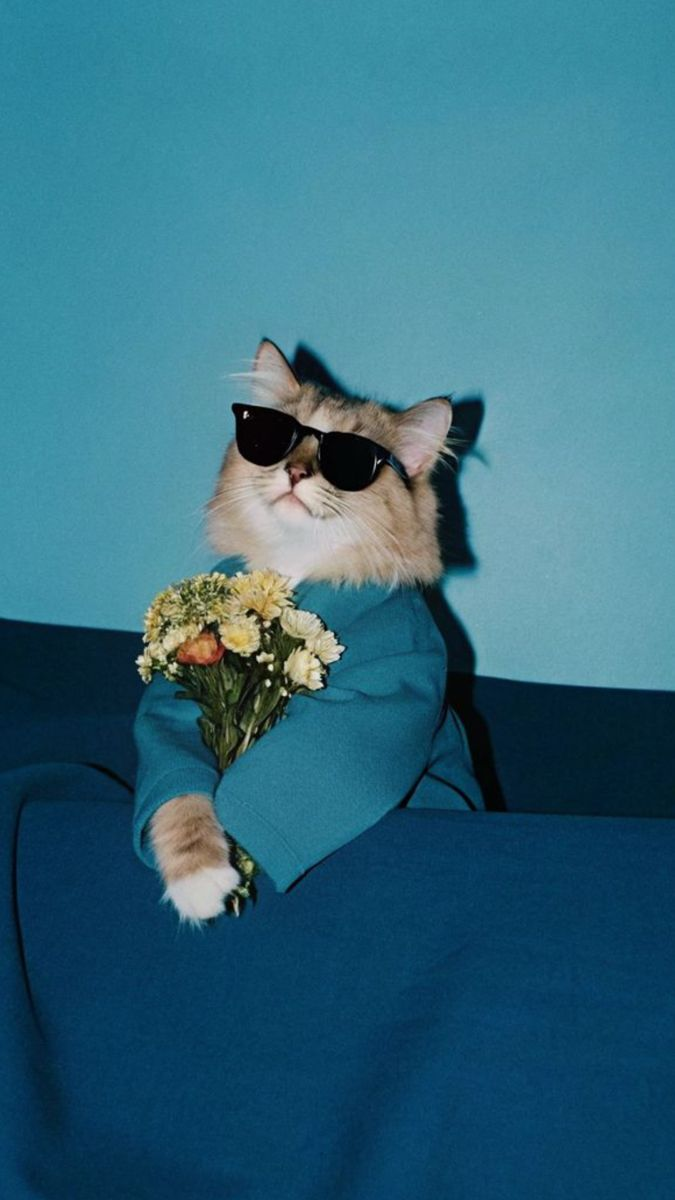
#> input picture cat flower.jpeg, 675 x 1200 px
$ jupyter execute Untitled.ipynb   (older library calls are emulated)
#> lines starting #> are read from the running program, lines starting #| are printed output that depends on the picture
## EXP NO:05
## Record-Implementation of Filters
**Name:** ROHITH J **Reg No:**:212224230232 **Slot**:T1-H15

[cell 1]
import cv2
import numpy as np
import matplotlib.pyplot as plt

[cell 2]
image= cv2.imread("cat flower.jpeg")
#> image is the input picture: shape (1200, 675, 3); mean B, G, R 126.2, 106.1, 50.2
plt.imshow(image[:,:,::-1])
plt.show()

## 1.Smoothing Filters
### i) Average Filter

[cell 3]
import cv2
import matplotlib.pyplot as plt
import numpy as np
image1=cv2.imread("cat flower.jpeg")
image2=cv2.cvtColor(image1,cv2.COLOR_BGR2RGB)
kernel=np.ones((11,11),np.float32)/169
image3=cv2.filter2D(image2,-1,kernel)
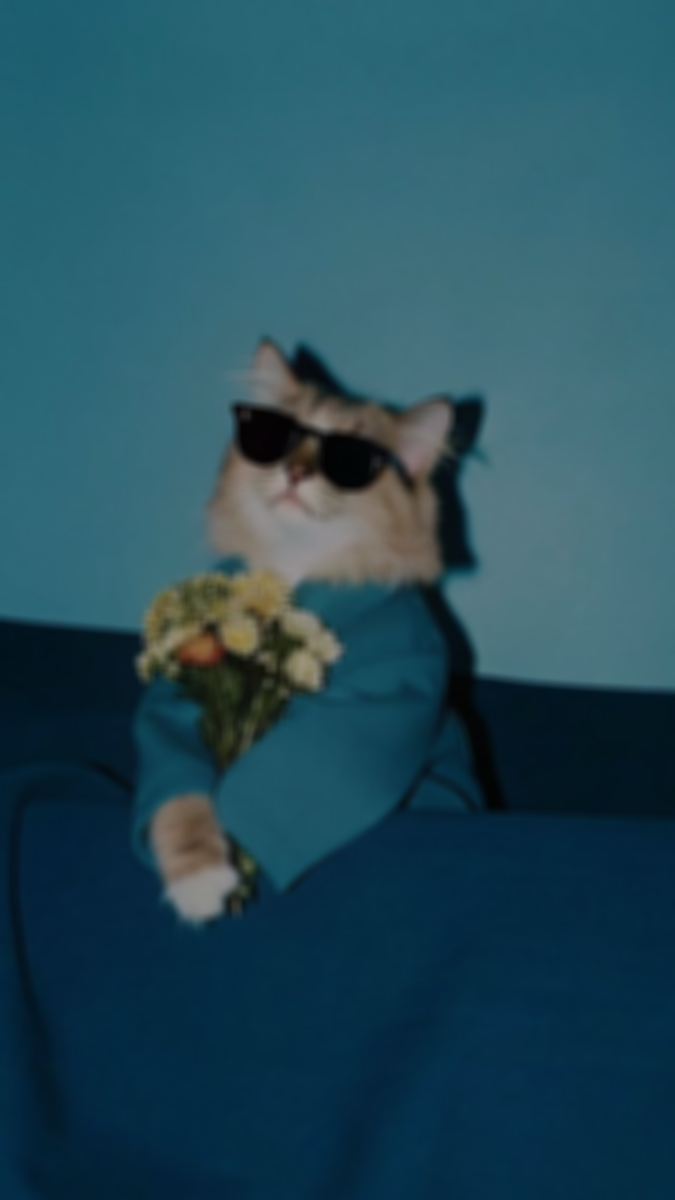
#> image3: shape (1200, 675, 3); mean R, G, B 35.9, 76, 90.3
plt.figure(figsize=(9,9))
plt.subplot(1,2,1)
plt.imshow(image2)
plt.title("Original Image")
plt.axis("off")
plt.subplot(1,2,2)
plt.imshow(image3)
plt.title("Average Filter Image")
plt.axis("off")
plt.show()
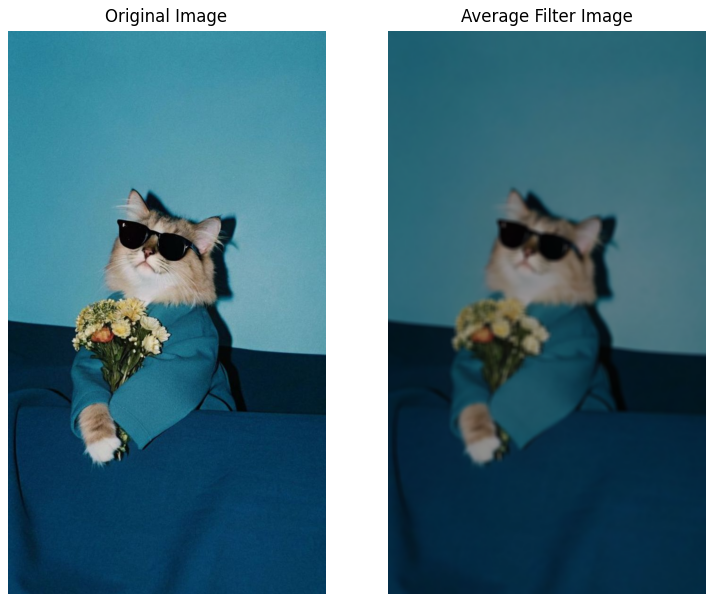
#> figure drawn by matplotlib, 2 panels

### ii)Using Weighted Averaging Filter

[cell 4]
kernel1=np.array([[1,2,1],[2,4,2],[1,2,1]])/16
image2=cv2.cvtColor(image1,cv2.COLOR_BGR2RGB)
image3=cv2.filter2D(image2,-1,kernel1)
plt.subplot(1,2,1)
plt.imshow(image2)
plt.title("Original Image")
plt.axis("off")
plt.subplot(1,2,2)
plt.imshow(image3)
plt.title("Weighted Average Filter Image")
plt.axis("off")
plt.show()
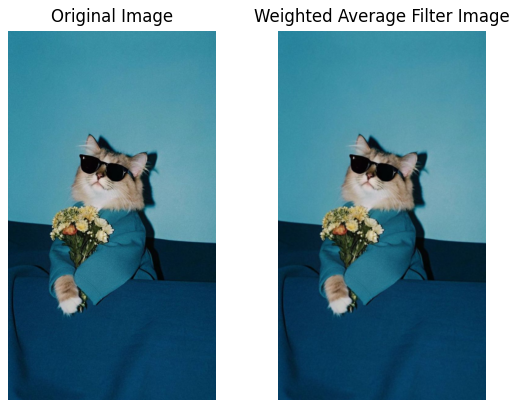
#> figure drawn by matplotlib, 2 panels

### iii)Using Gaussian Filter

[cell 5]
gaussian_blur=cv2.GaussianBlur(image2,(33,33),0,0)
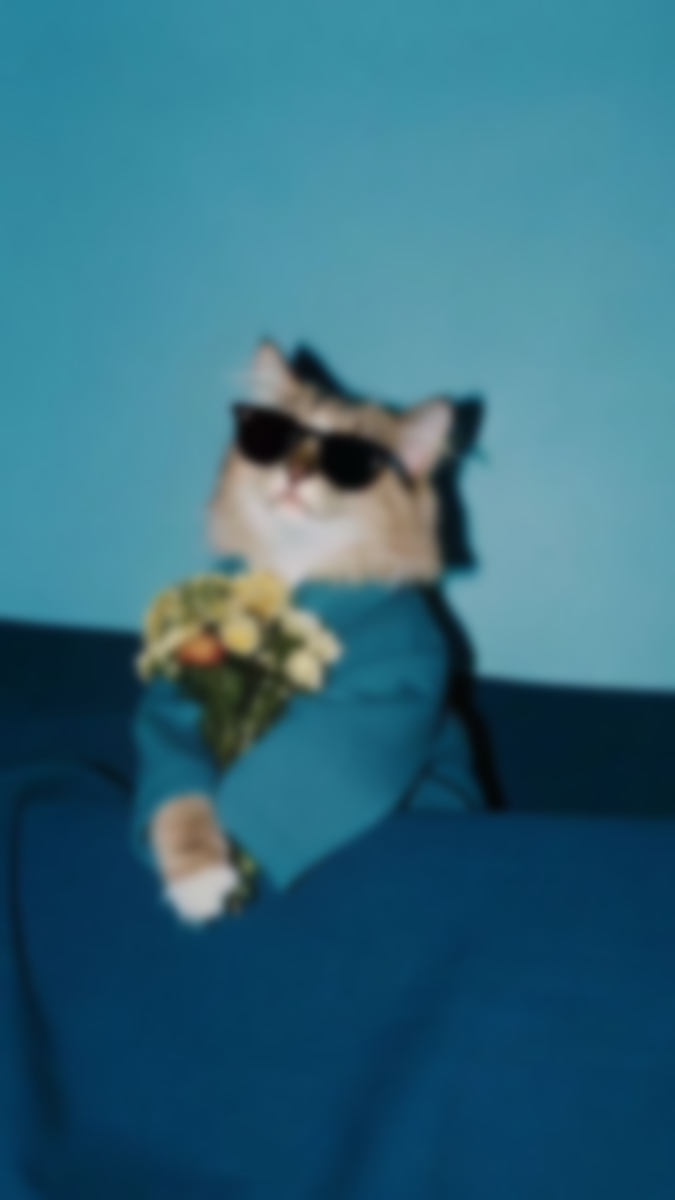
#> gaussian_blur: shape (1200, 675, 3); mean R, G, B 50.2, 106.1, 126.2
plt.subplot(1,2,1)
plt.imshow(image2)
plt.title("Original Image")
plt.axis("off")
plt.subplot(1,2,2)
plt.imshow(gaussian_blur)
plt.title("Gaussian Blur")
plt.axis("off")
plt.show()

### iv) Using Median Filter

[cell 6]
median=cv2.medianBlur(image2,13)
plt.figure(figsize=(9,9))
plt.subplot(1,2,1)
plt.imshow(image2)
plt.title("Original Image")
plt.axis("off")
plt.subplot(1,2,2)
plt.imshow(median)
plt.title("Median Blur")
plt.axis("off")
plt.show()

## 2. Sharpening Filters
## i) Using Laplacian Kernal

[cell 7]
kernel2=np.array([[-1,-1,-1],[2,-2,1],[2,1,-1]])
image3=cv2.filter2D(image2,-1,kernel2)
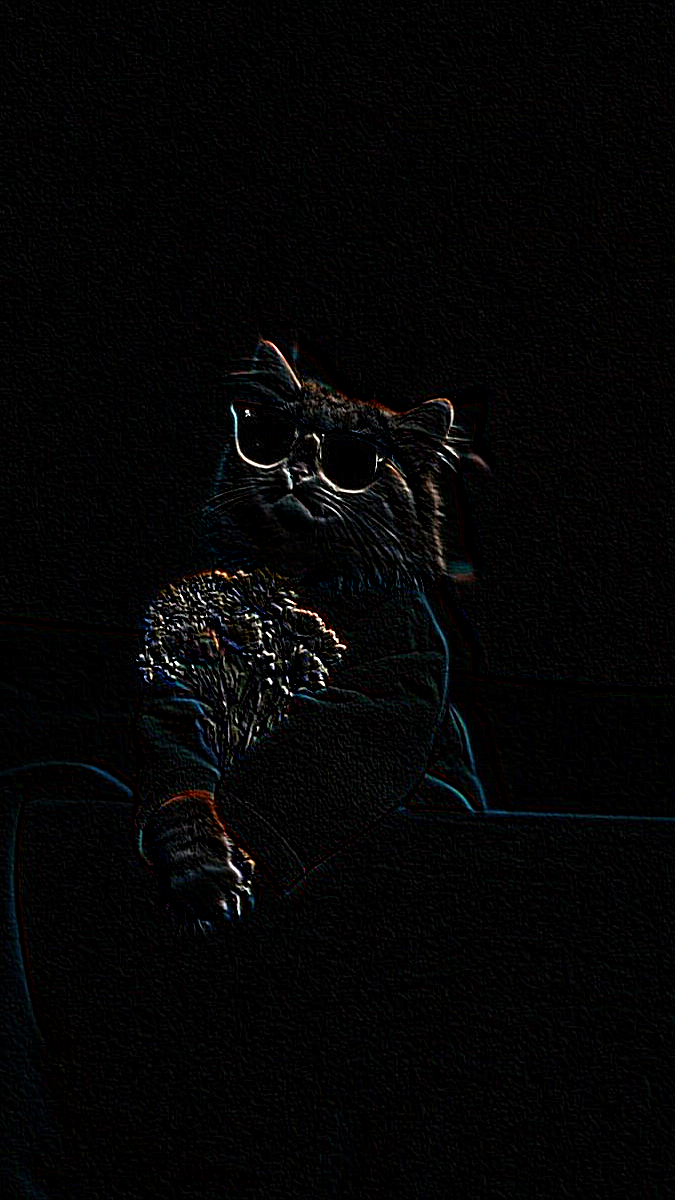
#> image3: shape (1200, 675, 3); mean R, G, B 5, 5, 5.2
plt.subplot(1,2,1)
plt.imshow(image2)
plt.title("Original Image")
plt.axis("off")
plt.subplot(1,2,2)
plt.imshow(image3)
plt.title("Laplacian Kernel")
plt.axis("off")
plt.show()

### ii) Using Laplacian Operator

[cell 8]
laplacian=cv2.Laplacian(image2,cv2.CV_64F)
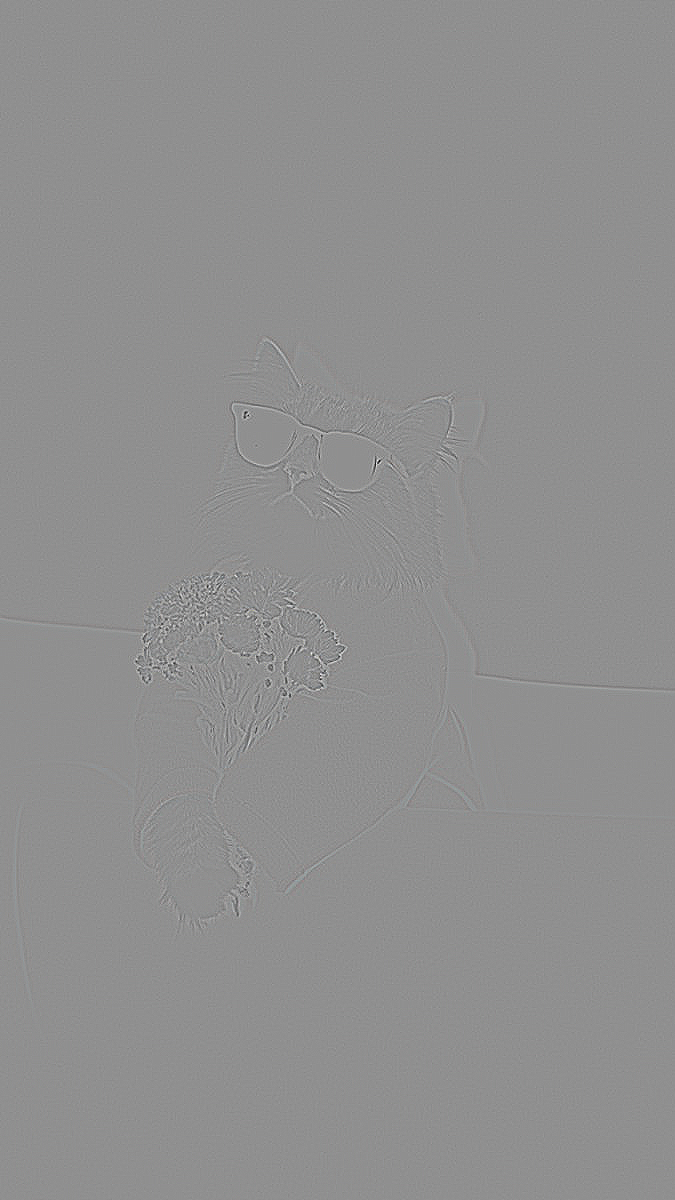
#> laplacian: shape (1200, 675, 3) float64; mean R, G, B 0, 0, 0; drawn with min black and max white
plt.subplot(1,2,1)
plt.imshow(image2)
plt.title("Original Image")
plt.axis("off")
plt.subplot(1,2,2)
plt.imshow(laplacian)
plt.title("Laplacian Operator")
plt.axis("off")
plt.show()
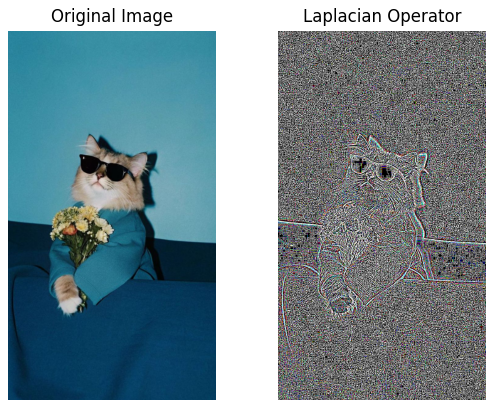
#> figure drawn by matplotlib, 2 panels

$ run again, with download (1).jpeg copied over cat flower.jpeg
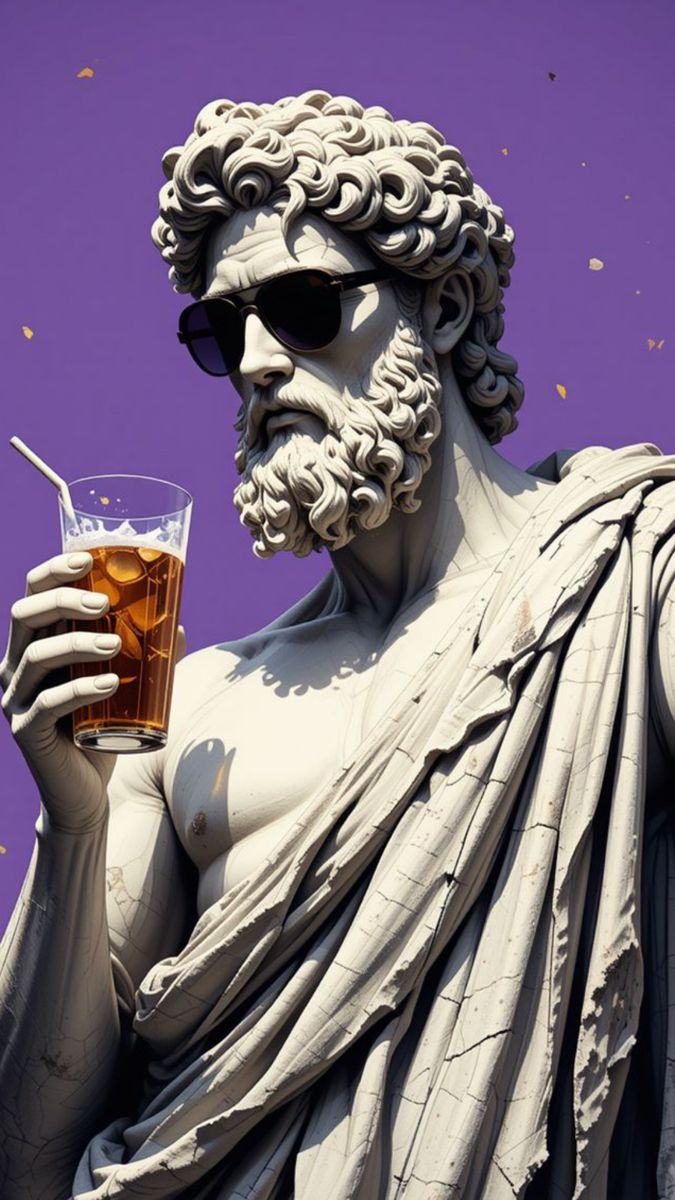
#> input picture download (1).jpeg, 675 x 1200 px
#> image is the input picture: shape (1200, 675, 3); mean B, G, R 125.9, 109.2, 123.5
#> `laplacian=cv2.Laplacian(image2,cv2.CV_64F)`:
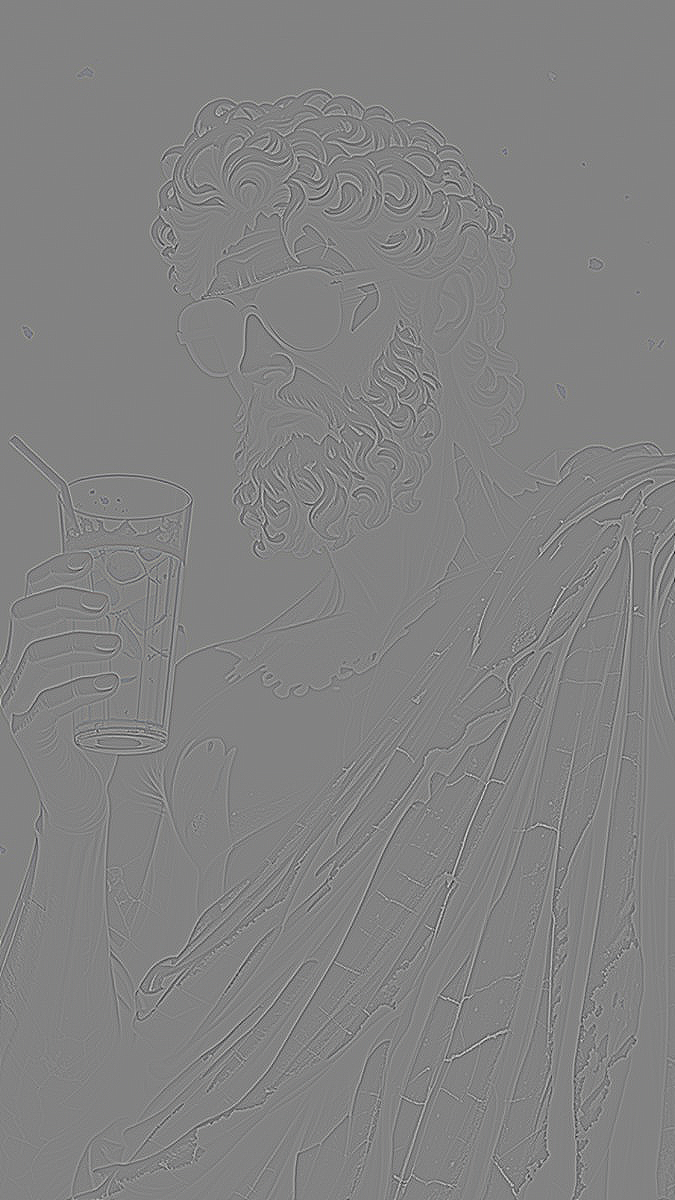
#> laplacian: shape (1200, 675, 3) float64; mean R, G, B 0, 0, 0; drawn with min black and max white
#> `plt.show()`:
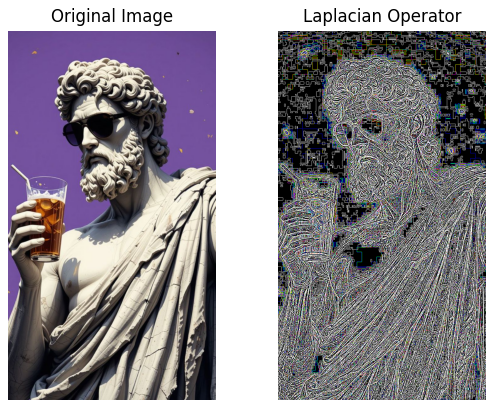
#> figure drawn by matplotlib, 2 panels
